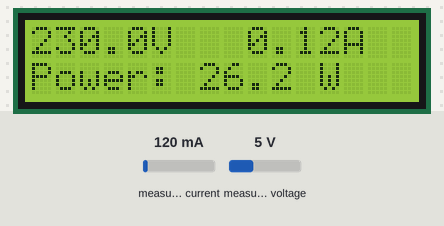
A sketch run on a simulated ESP32. Parts: 16×2 character LCD. The test bench sets the inputs (shaded band); at power-on: measured current 120 mA, measured voltage 5 V. What the sketch prints to the serial monitor is not drawn.

Above: at 3.2 s.
3.3 s: measured current set to 40 mA
At 5.4 s:
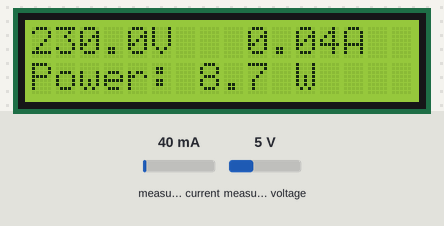
5.8 s: measured voltage set to 0.3 V
At 7.6 s:
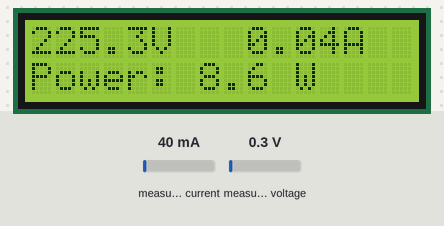
7.9 s: measured current set to 500 mA
At 9.8 s:
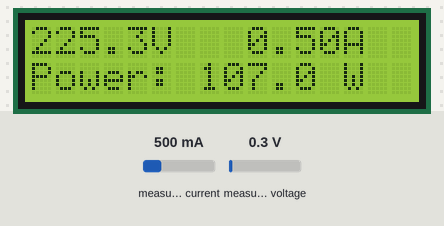
10.1 s: measured voltage set to 3.8 V
At 11.2 s:
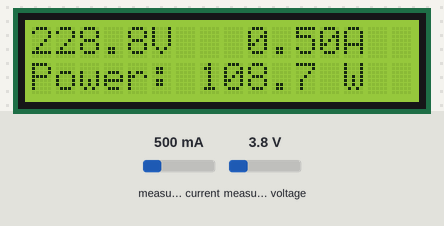
Timing chart, 0 to 13.1 s (numbered marks = the images above; inputs shaded):
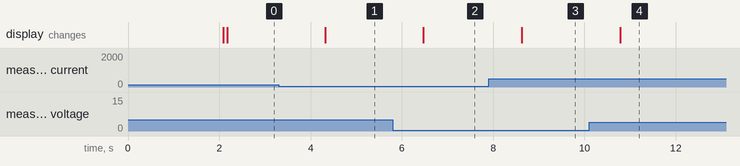

The sketch:

pzem_test.ino
```cpp
#include <Wire.h>
#include <LiquidCrystal_I2C.h>
#include <PZEM004Tv30.h>

// --- PIN DEFINITIONS ---
#define PIN_I2C_SDA     21
#define PIN_I2C_SCL     22
#define PIN_PZEM_TX     32  // Connects to PZEM RX
#define PIN_PZEM_RX     35  // Connects to PZEM TX

// --- OBJECTS ---
LiquidCrystal_I2C lcd(0x27, 16, 2);
HardwareSerial PzemSerial(2);
PZEM004Tv30 pzem(PzemSerial, PIN_PZEM_RX, PIN_PZEM_TX);

void setup() {
  Serial.begin(115200);

  // Initialize LCD
  Wire.begin(PIN_I2C_SDA, PIN_I2C_SCL);
  lcd.init();
  lcd.backlight();

  lcd.setCursor(0, 0);
  lcd.print("PZEM Test Tool");
  lcd.setCursor(0, 1);
  lcd.print("Starting up...");
  delay(2000);
  lcd.clear();
}

void loop() {
  float voltage = pzem.voltage();
  float current = pzem.current();
  float power = pzem.power();

  if (isnan(voltage)) {
    Serial.println("Error: PZEM Timeout!");
    lcd.setCursor(0, 0);
    lcd.print("PZEM ERROR      ");
    lcd.setCursor(0, 1);
    lcd.print("Check RX/TX!    ");
  } else {
    // Print to Serial Monitor
    Serial.print("V: "); Serial.print(voltage);
    Serial.print("V | I: "); Serial.print(current);
    Serial.print("A | P: "); Serial.print(power);
    Serial.println("W");

    // Print to LCD Screen
    lcd.setCursor(0, 0);
    lcd.print(voltage, 1); lcd.print("V   ");
    lcd.print(current, 2); lcd.print("A    ");

    lcd.setCursor(0, 1);
    lcd.print("Power: "); lcd.print(power, 1); lcd.print(" W    ");
  }

  delay(1000); // Read every 1 second
}
```

Measured:
- after the input at 3.3 s, the display: changes after 1.0 s (image 1)
- after the input at 5.8 s, the display: changes after 0.67 s (image 2)
- after the input at 7.9 s, the display: changes after 0.73 s (image 3)
- after the input at 10.1 s, the display: changes after 0.68 s (image 4)
